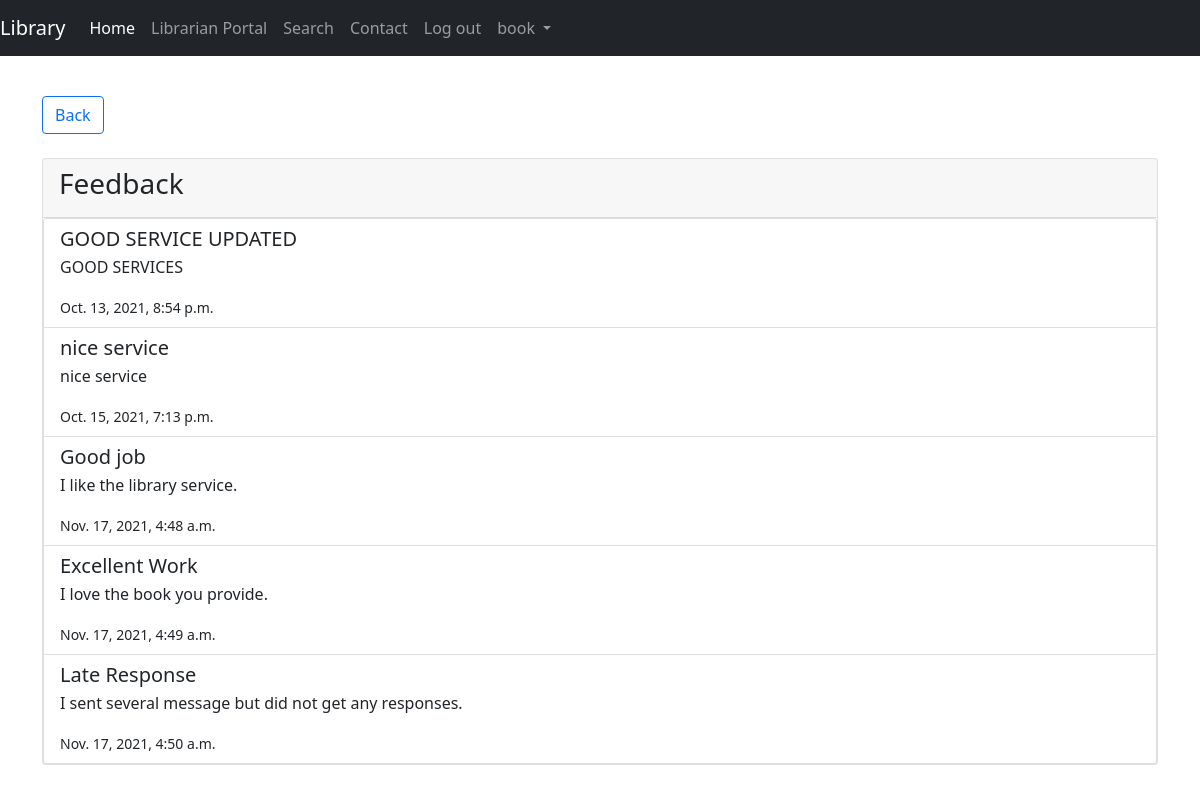
The page /feedback/all/ (signed in) on the database its author committed.
### library/models.py (models this page shows, shortened)
class Feedbacks(models.Model):
    member=models.ForeignKey(LibraryMember, null=False, on_delete=models.CASCADE)
    feedback_title=models.CharField(_('Feedback Title'), max_length=255, default='NoFeedbackTitle')
    feedback_content=models.TextField(_('Feedback'), max_length=2000, default='NoFeedback')
    feedback_datetime=models.DateTimeField(_('Feedbak Datetime'), auto_now_add=True, null=True)
    obs=models.BooleanField(_('OBS'), default=True)

### library/views.py (the view)
# urls.py: path('feedback/all/', views.viewAllFeedback),
@login_required(login_url='/login/')
def viewAllFeedback(request):
    user=User.objects.get(id=request.user.id)
    if user.groups.all()[0].name=="member":
        member=LibraryMember.objects.get(user=user)
        feedbacks=Feedbacks.objects.filter(Q(member=member.id)&Q(obs=True))
    elif user.groups.all()[0].name=="librarian":
        feedbacks=Feedbacks.objects.all().order_by('-id')
    context={
        'feedbacks':feedbacks,
    }
    return render(request, 'library/allfeedback.html', context)

### library/templates/library/allfeedback.html (shortened to what this page needs)
<!DOCTYPE html>
<html lang="en">
{% load static %}
<head>
    <link href="https://cdn.jsdelivr.net/npm/bootstrap@5.1.1/dist/css/bootstrap.min.css" rel="stylesheet"
>
    <link rel="stylesheet" href="https://use.fontawesome.com/releases/v5.6.1/css/all.css"
>
</head>
<body>
    <div class="container">
        {% include 'library/includes/navbar.html' %}
        {% if request.user.groups.all.0.name == "member" %}
        <a id="back" href="/memberpanel/" class="btn btn-outline-primary">Back</a>
        {% else %}
        <a id="back" href="/librarianpanel/" class="btn btn-outline-primary">Back</a>
        {% endif %}
        <div class="card">
            <div class="card-header hstack">
                <h3>Feedback</h3>
            </div>
            <div class="list-group">
                {% for feedback in feedbacks reversed %}
                <div class="list-group-item">
                    <div class="feedback-item hstack gap-3">
                        <div class="feedback-content" >
                            <h5 class="mb-1">{{feedback.feedback_title}}</h5>
                            <p class="feedback-content-detail">{{feedback.feedback_content}}</p>
                            <small>{{feedback.feedback_datetime}}</small>
                        </div>
                    </div>
                </div>
                {% endfor %}
            </div>
        </div>
</body>
</html>

### library/templates/library/includes/navbar.html (shortened to what this page needs)
{% load custom_tags %}
<nav class="navbar navbar-expand-lg navbar-dark bg-dark fixed-top">
    <a class="navbar-brand" href="/home/">Library</a>
    <div class="collapse navbar-collapse" id="navbarNavAltMarkup">
        <div class="navbar-nav ml-auto">
            <ul class="navbar-nav me-auto mb-2 mb-lg-0">
                <li class="nav-item">
                    <a class="nav-item nav-link active" href="/home/">Home</a>
                </li>
                {% if request.user.groups.all.0.name == "librarian" %}
                <li class="nav-item">
                    <a class="nav-item nav-link" href="/librarianpanel/">Librarian Portal</a>
                </li>
                {% endif %}
                <li class="nav-item">
                    <a class="nav-item nav-link" href="/searchbooks/">Search</a>
                </li>
                <li class="nav-item">
                    <a class="nav-item nav-link" href="/contact/">Contact</a>
                </li>
                {% if user.is_authenticated %}
                <li class="nav-item">
                    <a class="nav-item nav-link" href="/logout/">Log out</a>
                </li>
                {% else %}
                <li class="nav-item">
                    <a class="nav-item nav-link" href="/login/">Login</a>
                </li>
                {% endif %}
                {% if user.is_authenticated %}
                {% if request.user.groups.all.0.name == "member" %}
                <li class="nav-item dropdown">
                    <a class="nav-link dropdown-toggle" href="#" id="navbarDropdown" role="button"
                        data-bs-toggle="dropdown" aria-expanded="false">
                        {{request.user.username}}
                    </a>
                    <ul class="dropdown-menu" aria-labelledby="navbarDropdown">
                        <li><a class="dropdown-item" href="/reset_password/">Change Password</a></li>
                        <li><a class="dropdown-item" href="/editmemberinfo/">Member Info</a></li>
                        <li>
                            <hr class="dropdown-divider">
                        </li><li><a class="dropdown-item" href="/memberpanel/returnedBooks/">Returned Book</a></li>
                    </ul>
                </li>
                <li class="nav-item">
                    {% show_notifications %}
                </li>
                {%else%}
                <li class="nav-item dropdown">
                    <a class="nav-link dropdown-toggle" href="#" id="navbarDropdown" role="button"
                        data-bs-toggle="dropdown" aria-expanded="false">
                        {{request.user.username}}
                    </a>
                </li>
                {% endif %}
                {% endif %}
        </div>
    </div>
</nav>

### library/templates/library/allfeedback.html (style rules this page uses)
.container { margin-top: 6rem; }
#back { margin-bottom: 1.5rem; }
.feedback-content { width: 80%; }
.card h3 { width: 80%; }

### library/templates/library/includes/navbar.html (style rules this page uses)
.dropdown { position: relative; display: inline-block; }

### rows shown on the page
Feedbacks: feedback_title "GOOD SERVICE UPDATED", feedback_content "GOOD SERVICES", feedback_datetime "Oct. 13, 2021, 8:54 p.m."
Feedbacks: feedback_title "nice service", feedback_content "nice service", feedback_datetime "Oct. 15, 2021, 7:13 p.m."
Feedbacks: feedback_title "Good job", feedback_content "I like the library service.", feedback_datetime "Nov. 17, 2021, 4:48 a.m."
Feedbacks: feedback_title "Excellent Work", feedback_content "I love the book you provide.", feedback_datetime "Nov. 17, 2021, 4:49 a.m."
Feedbacks: feedback_title "Late Response", feedback_content "I sent several message but did not get any responses.", feedback_datetime "Nov. 17, 2021, 4:50 a.m."

### other values the page prints
{{ request.user.username }} "book"
